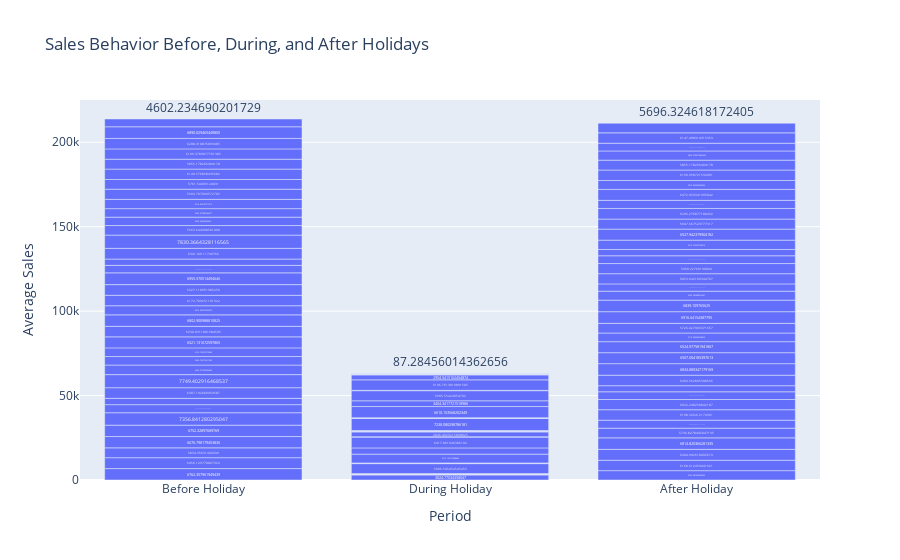

The code cell stored with this chart in its notebook:
### Code cell
# Extract unique holiday dates from the dataset
holiday_dates = train_df[train_df['StateHoliday'] != '0']['Date'].unique()
holiday_dates = pd.to_datetime(holiday_dates)

# Set the number of days to consider before and after the holiday
before_days = 7  # Days before the holiday
after_days = 7   # Days after the holiday

# Create an empty list to hold the results
sales_behavior = []

for holiday in holiday_dates:
    # Define the periods
    before_start = holiday - pd.Timedelta(days=before_days)
    before_end = holiday - pd.Timedelta(days=1)
    during_start = holiday
    during_end = holiday
    after_start = holiday + pd.Timedelta(days=1)
    after_end = holiday + pd.Timedelta(days=after_days)

    # Calculate average sales for each period
    sales_behavior.append({
        'Period': 'Before Holiday',
        'Average Sales': train_df[(train_df['Date'] >= before_start) & (train_df['Date'] <= before_end)]['Sales'].mean()
    })
    sales_behavior.append({
        'Period': 'During Holiday',
        'Average Sales': train_df[(train_df['Date'] >= during_start) & (train_df['Date'] <= during_end)]['Sales'].mean()
    })
    sales_behavior.append({
        'Period': 'After Holiday',
        'Average Sales': train_df[(train_df['Date'] >= after_start) & (train_df['Date'] <= after_end)]['Sales'].mean()
    })

# Convert results to DataFrame
sales_behavior_df = pd.DataFrame(sales_behavior)

# Create an interactive bar plot
fig = px.bar(sales_behavior_df, x='Period', y='Average Sales', 
             title='Sales Behavior Before, During, and After Holidays',
             labels={'Average Sales': 'Average Sales', 'Period': 'Period'},
             text='Average Sales')

# Show the interactive plot
fig.show()

### Figure 1 — Plotly figure (JSON) as saved in the notebook; plotly's stock layout.template omitted (floating-point values rounded to 4 significant figures)
{"data": [{"alignmentgroup": "True", "hovertemplate": "Period=%{x}<br>Average Sales=%{text}<extra></extra>", "legendgroup": "", "marker": {"color": "#636efa", "pattern": {"shape": ""}}, "name": "", "offsetgroup": "", "orientation": "v", "showlegend": false, "text": [6762.0, 3025.0, 5526.0, 6456.0, 168.3, 6169.0, 5834.0, 157.5, 6445.0, 6677.0, 145.9, 6815.0, 6752.0, 181.5, 5737.0, 7357.0, 113.2, 4733.0, 4795.0, 5907.0, 6198.0, 3719.0, 98.37, 6032.0, 6307.0, 166.6, 4580.0, 7749.0, 137.7, 3616.0, 5649.0, 5213.0, 6204.0, 5055.0, 3682.0, 6835.0, 5126.0, 6418.0, 6507.0, 6521.0, 227.2, 6525.0, 6230.0, 2846.0, 5116.0, 6803.0, 193.0, 5726.0, 5416.0, 190.8, 6917.0, 6173.0, 146.6, 6839.0, 6327.0, 171.5, 5300.0, 6956.0, 117.1, 4304.0, 4435.0, 7238.0, 6054.0, 3749.0, 88.39, 5999.0, 6341.0, 143.4, 4612.0, 7830.0, 106.2, 3746.0, 5664.0, 6610.0, 5511.0, 4969.0, 3404.0, 6528.0, 5044.0, 5996.0, 5948.0, 5514.0, 208.1, 6296.0, 5994.0, 6197.0, 4798.0, 5762.0, 2955.0, 6473.0, 6150.0, 183.1, 5271.0, 5855.0, 162.2, 6200.0, 6109.0, 134.1, 5855.0, 6208.0, 168.3, 5435.0, 6890.0, 108.6, 4583.0, 4602.0, 108.3, 6147.0, null, 87.28, 5696.0], "textposition": "auto", "type": "bar", "x": ["Before Holiday", "During Holiday", "After Holiday", "Before Holiday", "During Holiday", "After Holiday", "Before Holiday", "During Holiday", "After Holiday", "Before Holiday", "During Holiday", "After Holiday", "Before Holiday", "During Holiday", "After Holiday", "Before Holiday", "During Holiday", "After Holiday", "Before Holiday", "During Holiday", "After Holiday", "Before Holiday", "During Holiday", "After Holiday", "Before Holiday", "During Holiday", "After Holiday", "Before Holiday", "During Holiday", "After Holiday", "Before Holiday", "During Holiday", "After Holiday", "Before Holiday", "During Holiday", "After Holiday", "Before Holiday", "During Holiday", "After Holiday", "Before Holiday", "During Holiday", "After Holiday", "Before Holiday", "During Holiday", "After Holiday", "Before Holiday", "During Holiday", "After Holiday", "Before Holiday", "During Holiday", "After Holiday", "Before Holiday", "During Holiday", "After Holiday", "Before Holiday", "During Holiday", "After Holiday", "Before Holiday", "During Holiday", "After Holiday", "Before Holiday", "During Holiday", "After Holiday", "Before Holiday", "During Holiday", "After Holiday", "Before Holiday", "During Holiday", "After Holiday", "Before Holiday", "During Holiday", "After Holiday", "Before Holiday", "During Holiday", "After Holiday", "Before Holiday", "During Holiday", "After Holiday", "Before Holiday", "During Holiday", "After Holiday", "Before Holiday", "During Holiday", "After Holiday", "Before Holiday", "During Holiday", "After Holiday", "Before Holiday", "During Holiday", "After Holiday", "Before Holiday", "During Holiday", "After Holiday", "Before Holiday", "During Holiday", "After Holiday", "Before Holiday", "During Holiday", "After Holiday", "Before Holiday", "During Holiday", "After Holiday", "Before Holiday", "During Holiday", "After Holiday", "Before Holiday", "During Holiday", "After Holiday", "Before Holiday", "During Holiday", "After Holiday"], "xaxis": "x", "y": [6762.0, 3025.0, 5526.0, 6456.0, 168.3, 6169.0, 5834.0, 157.5, 6445.0, 6677.0, 145.9, 6815.0, 6752.0, 181.5, 5737.0, 7357.0, 113.2, 4733.0, 4795.0, 5907.0, 6198.0, 3719.0, 98.37, 6032.0, 6307.0, 166.6, 4580.0, 7749.0, 137.7, 3616.0, 5649.0, 5213.0, 6204.0, 5055.0, 3682.0, 6835.0, 5126.0, 6418.0, 6507.0, 6521.0, 227.2, 6525.0, 6230.0, 2846.0, 5116.0, 6803.0, 193.0, 5726.0, 5416.0, 190.8, 6917.0, 6173.0, 146.6, 6839.0, 6327.0, 171.5, 5300.0, 6956.0, 117.1, 4304.0, 4435.0, 7238.0, 6054.0, 3749.0, 88.39, 5999.0, 6341.0, 143.4, 4612.0, 7830.0, 106.2, 3746.0, 5664.0, 6610.0, 5511.0, 4969.0, 3404.0, 6528.0, 5044.0, 5996.0, 5948.0, 5514.0, 208.1, 6296.0, 5994.0, 6197.0, 4798.0, 5762.0, 2955.0, 6473.0, 6150.0, 183.1, 5271.0, 5855.0, 162.2, 6200.0, 6109.0, 134.1, 5855.0, 6208.0, 168.3, 5435.0, 6890.0, 108.6, 4583.0, 4602.0, 108.3, 6147.0, null, 87.28, 5696.0], "yaxis": "y"}], "layout": {"barmode": "relative", "legend": {"tracegroupgap": 0}, "title": {"text": "Sales Behavior Before, During, and After Holidays"}, "xaxis": {"anchor": "y", "domain": [0, 1], "title": {"text": "Period"}}, "yaxis": {"anchor": "x", "domain": [0, 1], "title": {"text": "Average Sales"}}}}
